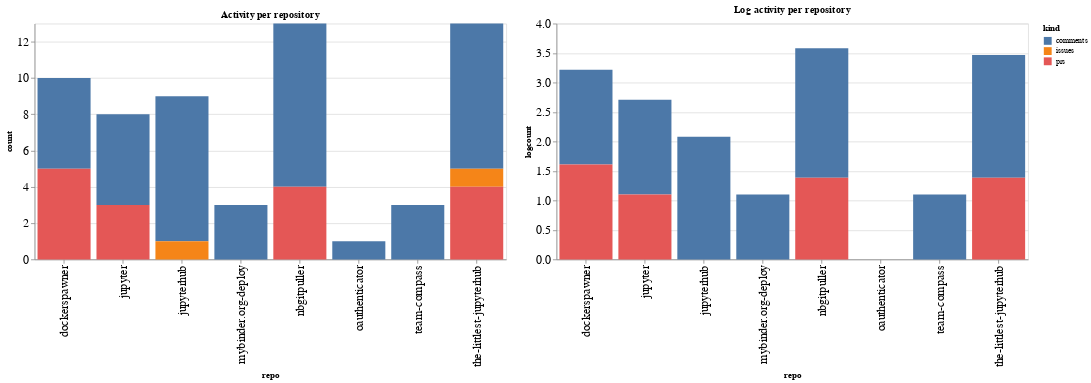

Notebook code cell kept with this figure:
### Code cell
ch1 = alt.Chart(repo_summaries, width=600, title="Activity per repository").mark_bar().encode(
    x='repo',
    y='count',
    color='kind',
    tooltip="kind"
)

ch2 = alt.Chart(repo_summaries, width=600, title="Log activity per repository").mark_bar().encode(
    x='repo',
    y='logcount',
    color='kind',
    tooltip="kind"
)

ch1 | ch2

### Figure 1 — Vega-Lite specification as saved in the notebook (floating-point values rounded to 4 significant figures)
{"config": {"axisLeft": {"labelFontSize": 15}, "axisBottom": {"labelFontSize": 15}}, "hconcat": [{"mark": "bar", "encoding": {"color": {"type": "nominal", "field": "kind"}, "tooltip": {"type": "nominal", "field": "kind"}, "x": {"type": "nominal", "field": "repo"}, "y": {"type": "quantitative", "field": "count"}}, "title": "Activity per repository", "width": 600}, {"mark": "bar", "encoding": {"color": {"type": "nominal", "field": "kind"}, "tooltip": {"type": "nominal", "field": "kind"}, "x": {"type": "nominal", "field": "repo"}, "y": {"type": "quantitative", "field": "logcount"}}, "title": "Log activity per repository", "width": 600}], "data": {"name": "data-5e014418e6b0a2a6715c2c0ba37a6c68"}, "$schema": "https://vega.github.io/schema/vega-lite/v4.8.1.json", "datasets": {"data-5e014418e6b0a2a6715c2c0ba37a6c68": [{"repo": "dockerspawner", "kind": "comments", "count": 5, "logcount": 1.609}, {"repo": "dockerspawner", "kind": "prs", "count": 5, "logcount": 1.609}, {"repo": "jupyter", "kind": "comments", "count": 5, "logcount": 1.609}, {"repo": "jupyter", "kind": "prs", "count": 3, "logcount": 1.099}, {"repo": "jupyterhub", "kind": "comments", "count": 8, "logcount": 2.079}, {"repo": "jupyterhub", "kind": "issues", "count": 1, "logcount": 0.0}, {"repo": "mybinder.org-deploy", "kind": "comments", "count": 3, "logcount": 1.099}, {"repo": "nbgitpuller", "kind": "comments", "count": 9, "logcount": 2.197}, {"repo": "nbgitpuller", "kind": "prs", "count": 4, "logcount": 1.386}, {"repo": "oauthenticator", "kind": "comments", "count": 1, "logcount": 0.0}, {"repo": "team-compass", "kind": "comments", "count": 3, "logcount": 1.099}, {"repo": "the-littlest-jupyterhub", "kind": "comments", "count": 8, "logcount": 2.079}, {"repo": "the-littlest-jupyterhub", "kind": "issues", "count": 1, "logcount": 0.0}, {"repo": "the-littlest-jupyterhub", "kind": "prs", "count": 4, "logcount": 1.386}]}}
